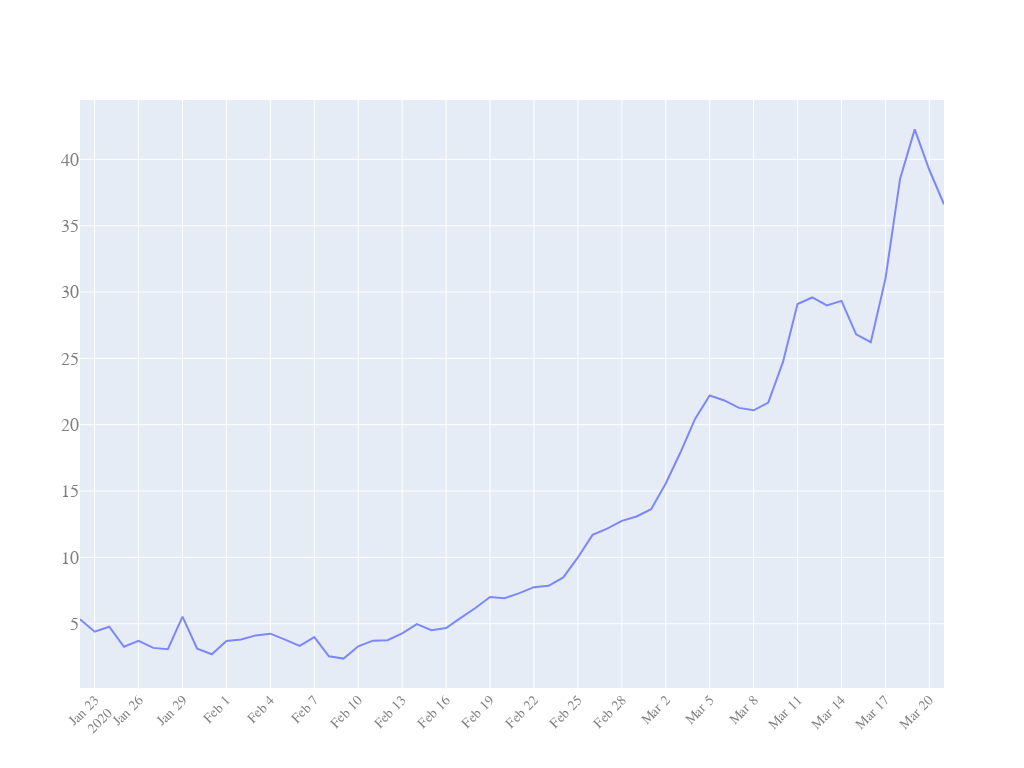

Here is the notebook cell this chart was saved with:
### Code cell
quick_plot(df_analyse.date, df_analyse.iloc[40:,[6]], y_scale='linear')
